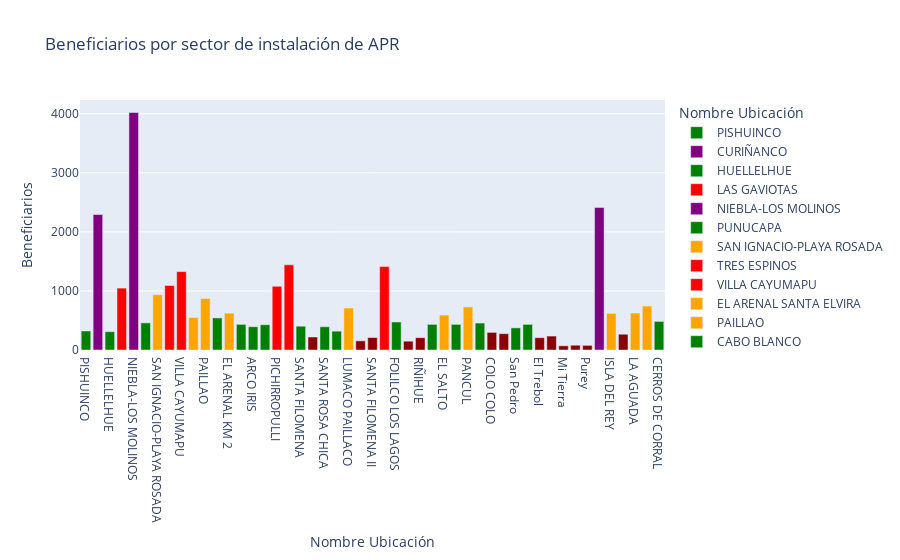

Notebook cell for this chart:
### Code cell
#Aca estamos llamando al set de datos de la tabla,que viene precargado en la librería

fig = px.bar(tabla, x="Nombre Ubicación", y="Beneficiarios",color="Nombre Ubicación",
             title="Beneficiarios por sector de instalación de APR",
             color_discrete_sequence=color_beneficiario)
fig.show()

### Figure 1 — Plotly figure (JSON) as saved in the notebook; plotly's stock layout.template omitted (floating-point values rounded to 4 significant figures)
{"data": [{"alignmentgroup": "True", "hovertemplate": "Nombre Ubicación=%{x}<br>Beneficiarios=%{y}<extra></extra>", "legendgroup": "PISHUINCO", "marker": {"color": "green", "pattern": {"shape": ""}}, "name": "PISHUINCO", "offsetgroup": "PISHUINCO", "orientation": "v", "showlegend": true, "textposition": "auto", "type": "bar", "x": ["PISHUINCO"], "xaxis": "x", "y": [322], "yaxis": "y"}, {"alignmentgroup": "True", "hovertemplate": "Nombre Ubicación=%{x}<br>Beneficiarios=%{y}<extra></extra>", "legendgroup": "CURIÑANCO", "marker": {"color": "purple", "pattern": {"shape": ""}}, "name": "CURIÑANCO", "offsetgroup": "CURIÑANCO", "orientation": "v", "showlegend": true, "textposition": "auto", "type": "bar", "x": ["CURIÑANCO"], "xaxis": "x", "y": [2294], "yaxis": "y"}, {"alignmentgroup": "True", "hovertemplate": "Nombre Ubicación=%{x}<br>Beneficiarios=%{y}<extra></extra>", "legendgroup": "HUELLELHUE", "marker": {"color": "green", "pattern": {"shape": ""}}, "name": "HUELLELHUE", "offsetgroup": "HUELLELHUE", "orientation": "v", "showlegend": true, "textposition": "auto", "type": "bar", "x": ["HUELLELHUE"], "xaxis": "x", "y": [310], "yaxis": "y"}, {"alignmentgroup": "True", "hovertemplate": "Nombre Ubicación=%{x}<br>Beneficiarios=%{y}<extra></extra>", "legendgroup": "LAS GAVIOTAS", "marker": {"color": "red", "pattern": {"shape": ""}}, "name": "LAS GAVIOTAS", "offsetgroup": "LAS GAVIOTAS", "orientation": "v", "showlegend": true, "textposition": "auto", "type": "bar", "x": ["LAS GAVIOTAS"], "xaxis": "x", "y": [1048], "yaxis": "y"}, {"alignmentgroup": "True", "hovertemplate": "Nombre Ubicación=%{x}<br>Beneficiarios=%{y}<extra></extra>", "legendgroup": "NIEBLA-LOS MOLINOS", "marker": {"color": "purple", "pattern": {"shape": ""}}, "name": "NIEBLA-LOS MOLINOS", "offsetgroup": "NIEBLA-LOS MOLINOS", "orientation": "v", "showlegend": true, "textposition": "auto", "type": "bar", "x": ["NIEBLA-LOS MOLINOS"], "xaxis": "x", "y": [4021], "yaxis": "y"}, {"alignmentgroup": "True", "hovertemplate": "Nombre Ubicación=%{x}<br>Beneficiarios=%{y}<extra></extra>", "legendgroup": "PUNUCAPA", "marker": {"color": "green", "pattern": {"shape": ""}}, "name": "PUNUCAPA", "offsetgroup": "PUNUCAPA", "orientation": "v", "showlegend": true, "textposition": "auto", "type": "bar", "x": ["PUNUCAPA"], "xaxis": "x", "y": [459], "yaxis": "y"}, {"alignmentgroup": "True", "hovertemplate": "Nombre Ubicación=%{x}<br>Beneficiarios=%{y}<extra></extra>", "legendgroup": "SAN IGNACIO-PLAYA ROSADA", "marker": {"color": "orange", "pattern": {"shape": ""}}, "name": "SAN IGNACIO-PLAYA ROSADA", "offsetgroup": "SAN IGNACIO-PLAYA ROSADA", "orientation": "v", "showlegend": true, "textposition": "auto", "type": "bar", "x": ["SAN IGNACIO-PLAYA ROSADA"], "xaxis": "x", "y": [936], "yaxis": "y"}, {"alignmentgroup": "True", "hovertemplate": "Nombre Ubicación=%{x}<br>Beneficiarios=%{y}<extra></extra>", "legendgroup": "TRES ESPINOS", "marker": {"color": "red", "pattern": {"shape": ""}}, "name": "TRES ESPINOS", "offsetgroup": "TRES ESPINOS", "orientation": "v", "showlegend": true, "textposition": "auto", "type": "bar", "x": ["TRES ESPINOS"], "xaxis": "x", "y": [1091], "yaxis": "y"}, {"alignmentgroup": "True", "hovertemplate": "Nombre Ubicación=%{x}<br>Beneficiarios=%{y}<extra></extra>", "legendgroup": "VILLA CAYUMAPU", "marker": {"color": "red", "pattern": {"shape": ""}}, "name": "VILLA CAYUMAPU", "offsetgroup": "VILLA CAYUMAPU", "orientation": "v", "showlegend": true, "textposition": "auto", "type": "bar", "x": ["VILLA CAYUMAPU"], "xaxis": "x", "y": [1327], "yaxis": "y"}, {"alignmentgroup": "True", "hovertemplate": "Nombre Ubicación=%{x}<br>Beneficiarios=%{y}<extra></extra>", "legendgroup": "EL ARENAL SANTA ELVIRA", "marker": {"color": "orange", "pattern": {"shape": ""}}, "name": "EL ARENAL SANTA ELVIRA", "offsetgroup": "EL ARENAL SANTA ELVIRA", "orientation": "v", "showlegend": true, "textposition": "auto", "type": "bar", "x": ["EL ARENAL SANTA ELVIRA"], "xaxis": "x", "y": [549], "yaxis": "y"}, {"alignmentgroup": "True", "hovertemplate": "Nombre Ubicación=%{x}<br>Beneficiarios=%{y}<extra></extra>", "legendgroup": "PAILLAO", "marker": {"color": "orange", "pattern": {"shape": ""}}, "name": "PAILLAO", "offsetgroup": "PAILLAO", "orientation": "v", "showlegend": true, "textposition": "auto", "type": "bar", "x": ["PAILLAO"], "xaxis": "x", "y": [871], "yaxis": "y"}, {"alignmentgroup": "True", "hovertemplate": "Nombre Ubicación=%{x}<br>Beneficiarios=%{y}<extra></extra>", "legendgroup": "CABO BLANCO", "marker": {"color": "green", "pattern": {"shape": ""}}, "name": "CABO BLANCO", "offsetgroup": "CABO BLANCO", "orientation": "v", "showlegend": true, "textposition": "auto", "type": "bar", "x": ["CABO BLANCO"], "xaxis": "x", "y": [543], "yaxis": "y"}, {"alignmentgroup": "True", "hovertemplate": "Nombre Ubicación=%{x}<br>Beneficiarios=%{y}<extra></extra>", "legendgroup": "EL ARENAL KM 2", "marker": {"color": "orange", "pattern": {"shape": ""}}, "name": "EL ARENAL KM 2", "offsetgroup": "EL ARENAL KM 2", "orientation": "v", "showlegend": true, "textposition": "auto", "type": "bar", "x": ["EL ARENAL KM 2"], "xaxis": "x", "y": [623], "yaxis": "y"}, {"alignmentgroup": "True", "hovertemplate": "Nombre Ubicación=%{x}<br>Beneficiarios=%{y}<extra></extra>", "legendgroup": "Chabelita", "marker": {"color": "green", "pattern": {"shape": ""}}, "name": "Chabelita", "offsetgroup": "Chabelita", "orientation": "v", "showlegend": true, "textposition": "auto", "type": "bar", "x": ["Chabelita"], "xaxis": "x", "y": [434], "yaxis": "y"}, {"alignmentgroup": "True", "hovertemplate": "Nombre Ubicación=%{x}<br>Beneficiarios=%{y}<extra></extra>", "legendgroup": "ARCO IRIS", "marker": {"color": "green", "pattern": {"shape": ""}}, "name": "ARCO IRIS", "offsetgroup": "ARCO IRIS", "orientation": "v", "showlegend": true, "textposition": "auto", "type": "bar", "x": ["ARCO IRIS"], "xaxis": "x", "y": [394], "yaxis": "y"}, {"alignmentgroup": "True", "hovertemplate": "Nombre Ubicación=%{x}<br>Beneficiarios=%{y}<extra></extra>", "legendgroup": "EL LLOLLY", "marker": {"color": "green", "pattern": {"shape": ""}}, "name": "EL LLOLLY", "offsetgroup": "EL LLOLLY", "orientation": "v", "showlegend": true, "textposition": "auto", "type": "bar", "x": ["EL LLOLLY"], "xaxis": "x", "y": [428], "yaxis": "y"}, {"alignmentgroup": "True", "hovertemplate": "Nombre Ubicación=%{x}<br>Beneficiarios=%{y}<extra></extra>", "legendgroup": "PICHIRROPULLI", "marker": {"color": "red", "pattern": {"shape": ""}}, "name": "PICHIRROPULLI", "offsetgroup": "PICHIRROPULLI", "orientation": "v", "showlegend": true, "textposition": "auto", "type": "bar", "x": ["PICHIRROPULLI"], "xaxis": "x", "y": [1079], "yaxis": "y"}, {"alignmentgroup": "True", "hovertemplate": "Nombre Ubicación=%{x}<br>Beneficiarios=%{y}<extra></extra>", "legendgroup": "REUMEN", "marker": {"color": "red", "pattern": {"shape": ""}}, "name": "REUMEN", "offsetgroup": "REUMEN", "orientation": "v", "showlegend": true, "textposition": "auto", "type": "bar", "x": ["REUMEN"], "xaxis": "x", "y": [1442], "yaxis": "y"}, {"alignmentgroup": "True", "hovertemplate": "Nombre Ubicación=%{x}<br>Beneficiarios=%{y}<extra></extra>", "legendgroup": "SANTA FILOMENA", "marker": {"color": "green", "pattern": {"shape": ""}}, "name": "SANTA FILOMENA", "offsetgroup": "SANTA FILOMENA", "orientation": "v", "showlegend": true, "textposition": "auto", "type": "bar", "x": ["SANTA FILOMENA"], "xaxis": "x", "y": [403], "yaxis": "y"}, {"alignmentgroup": "True", "hovertemplate": "Nombre Ubicación=%{x}<br>Beneficiarios=%{y}<extra></extra>", "legendgroup": "MANAO", "marker": {"color": "darkred", "pattern": {"shape": ""}}, "name": "MANAO", "offsetgroup": "MANAO", "orientation": "v", "showlegend": true, "textposition": "auto", "type": "bar", "x": ["MANAO"], "xaxis": "x", "y": [220], "yaxis": "y"}, {"alignmentgroup": "True", "hovertemplate": "Nombre Ubicación=%{x}<br>Beneficiarios=%{y}<extra></extra>", "legendgroup": "SANTA ROSA CHICA", "marker": {"color": "green", "pattern": {"shape": ""}}, "name": "SANTA ROSA CHICA", "offsetgroup": "SANTA ROSA CHICA", "orientation": "v", "showlegend": true, "textposition": "auto", "type": "bar", "x": ["SANTA ROSA CHICA"], "xaxis": "x", "y": [394], "yaxis": "y"}, {"alignmentgroup": "True", "hovertemplate": "Nombre Ubicación=%{x}<br>Beneficiarios=%{y}<extra></extra>", "legendgroup": "SANTA ROSA GRANDE", "marker": {"color": "green", "pattern": {"shape": ""}}, "name": "SANTA ROSA GRANDE", "offsetgroup": "SANTA ROSA GRANDE", "orientation": "v", "showlegend": true, "textposition": "auto", "type": "bar", "x": ["SANTA ROSA GRANDE"], "xaxis": "x", "y": [319], "yaxis": "y"}, {"alignmentgroup": "True", "hovertemplate": "Nombre Ubicación=%{x}<br>Beneficiarios=%{y}<extra></extra>", "legendgroup": "LUMACO PAILLACO", "marker": {"color": "orange", "pattern": {"shape": ""}}, "name": "LUMACO PAILLACO", "offsetgroup": "LUMACO PAILLACO", "orientation": "v", "showlegend": true, "textposition": "auto", "type": "bar", "x": ["LUMACO PAILLACO"], "xaxis": "x", "y": [710], "yaxis": "y"}, {"alignmentgroup": "True", "hovertemplate": "Nombre Ubicación=%{x}<br>Beneficiarios=%{y}<extra></extra>", "legendgroup": "EL MAITEN", "marker": {"color": "darkred", "pattern": {"shape": ""}}, "name": "EL MAITEN", "offsetgroup": "EL MAITEN", "orientation": "v", "showlegend": true, "textposition": "auto", "type": "bar", "x": ["EL MAITEN"], "xaxis": "x", "y": [155], "yaxis": "y"}, {"alignmentgroup": "True", "hovertemplate": "Nombre Ubicación=%{x}<br>Beneficiarios=%{y}<extra></extra>", "legendgroup": "SANTA FILOMENA II", "marker": {"color": "darkred", "pattern": {"shape": ""}}, "name": "SANTA FILOMENA II", "offsetgroup": "SANTA FILOMENA II", "orientation": "v", "showlegend": true, "textposition": "auto", "type": "bar", "x": ["SANTA FILOMENA II"], "xaxis": "x", "y": [211], "yaxis": "y"}, {"alignmentgroup": "True", "hovertemplate": "Nombre Ubicación=%{x}<br>Beneficiarios=%{y}<extra></extra>", "legendgroup": "ANTILHUE", "marker": {"color": "red", "pattern": {"shape": ""}}, "name": "ANTILHUE", "offsetgroup": "ANTILHUE", "orientation": "v", "showlegend": true, "textposition": "auto", "type": "bar", "x": ["ANTILHUE"], "xaxis": "x", "y": [1414], "yaxis": "y"}, {"alignmentgroup": "True", "hovertemplate": "Nombre Ubicación=%{x}<br>Beneficiarios=%{y}<extra></extra>", "legendgroup": "FOLILCO LOS LAGOS", "marker": {"color": "green", "pattern": {"shape": ""}}, "name": "FOLILCO LOS LAGOS", "offsetgroup": "FOLILCO LOS LAGOS", "orientation": "v", "showlegend": true, "textposition": "auto", "type": "bar", "x": ["FOLILCO LOS LAGOS"], "xaxis": "x", "y": [474], "yaxis": "y"}, {"alignmentgroup": "True", "hovertemplate": "Nombre Ubicación=%{x}<br>Beneficiarios=%{y}<extra></extra>", "legendgroup": "QUILQUILCO", "marker": {"color": "darkred", "pattern": {"shape": ""}}, "name": "QUILQUILCO", "offsetgroup": "QUILQUILCO", "orientation": "v", "showlegend": true, "textposition": "auto", "type": "bar", "x": ["QUILQUILCO"], "xaxis": "x", "y": [149], "yaxis": "y"}, {"alignmentgroup": "True", "hovertemplate": "Nombre Ubicación=%{x}<br>Beneficiarios=%{y}<extra></extra>", "legendgroup": "RIÑIHUE", "marker": {"color": "darkred", "pattern": {"shape": ""}}, "name": "RIÑIHUE", "offsetgroup": "RIÑIHUE", "orientation": "v", "showlegend": true, "textposition": "auto", "type": "bar", "x": ["RIÑIHUE"], "xaxis": "x", "y": [208], "yaxis": "y"}, {"alignmentgroup": "True", "hovertemplate": "Nombre Ubicación=%{x}<br>Beneficiarios=%{y}<extra></extra>", "legendgroup": "USTARITZ", "marker": {"color": "green", "pattern": {"shape": ""}}, "name": "USTARITZ", "offsetgroup": "USTARITZ", "orientation": "v", "showlegend": true, "textposition": "auto", "type": "bar", "x": ["USTARITZ"], "xaxis": "x", "y": [434], "yaxis": "y"}, {"alignmentgroup": "True", "hovertemplate": "Nombre Ubicación=%{x}<br>Beneficiarios=%{y}<extra></extra>", "legendgroup": "EL SALTO", "marker": {"color": "orange", "pattern": {"shape": ""}}, "name": "EL SALTO", "offsetgroup": "EL SALTO", "orientation": "v", "showlegend": true, "textposition": "auto", "type": "bar", "x": ["EL SALTO"], "xaxis": "x", "y": [592], "yaxis": "y"}, {"alignmentgroup": "True", "hovertemplate": "Nombre Ubicación=%{x}<br>Beneficiarios=%{y}<extra></extra>", "legendgroup": "PELLINADA LAS QUINIENTAS", "marker": {"color": "green", "pattern": {"shape": ""}}, "name": "PELLINADA LAS QUINIENTAS", "offsetgroup": "PELLINADA LAS QUINIENTAS", "orientation": "v", "showlegend": true, "textposition": "auto", "type": "bar", "x": ["PELLINADA LAS QUINIENTAS"], "xaxis": "x", "y": [434], "yaxis": "y"}, {"alignmentgroup": "True", "hovertemplate": "Nombre Ubicación=%{x}<br>Beneficiarios=%{y}<extra></extra>", "legendgroup": "PANCUL", "marker": {"color": "orange", "pattern": {"shape": ""}}, "name": "PANCUL", "offsetgroup": "PANCUL", "orientation": "v", "showlegend": true, "textposition": "auto", "type": "bar", "x": ["PANCUL"], "xaxis": "x", "y": [729], "yaxis": "y"}, {"alignmentgroup": "True", "hovertemplate": "Nombre Ubicación=%{x}<br>Beneficiarios=%{y}<extra></extra>", "legendgroup": "LOS COLIGÜES", "marker": {"color": "green", "pattern": {"shape": ""}}, "name": "LOS COLIGÜES", "offsetgroup": "LOS COLIGÜES", "orientation": "v", "showlegend": true, "textposition": "auto", "type": "bar", "x": ["LOS COLIGÜES"], "xaxis": "x", "y": [456], "yaxis": "y"}, {"alignmentgroup": "True", "hovertemplate": "Nombre Ubicación=%{x}<br>Beneficiarios=%{y}<extra></extra>", "legendgroup": "COLO COLO", "marker": {"color": "darkred", "pattern": {"shape": ""}}, "name": "COLO COLO", "offsetgroup": "COLO COLO", "orientation": "v", "showlegend": true, "textposition": "auto", "type": "bar", "x": ["COLO COLO"], "xaxis": "x", "y": [298], "yaxis": "y"}, {"alignmentgroup": "True", "hovertemplate": "Nombre Ubicación=%{x}<br>Beneficiarios=%{y}<extra></extra>", "legendgroup": "LAS HUELLLAS", "marker": {"color": "darkred", "pattern": {"shape": ""}}, "name": "LAS HUELLLAS", "offsetgroup": "LAS HUELLLAS", "orientation": "v", "showlegend": true, "textposition": "auto", "type": "bar", "x": ["LAS HUELLLAS"], "xaxis": "x", "y": [276], "yaxis": "y"}, {"alignmentgroup": "True", "hovertemplate": "Nombre Ubicación=%{x}<br>Beneficiarios=%{y}<extra></extra>", "legendgroup": "San Pedro", "marker": {"color": "green", "pattern": {"shape": ""}}, "name": "San Pedro", "offsetgroup": "San Pedro", "orientation": "v", "showlegend": true, "textposition": "auto", "type": "bar", "x": ["San Pedro"], "xaxis": "x", "y": [375], "yaxis": "y"}, {"alignmentgroup": "True", "hovertemplate": "Nombre Ubicación=%{x}<br>Beneficiarios=%{y}<extra></extra>", "legendgroup": "Lipingue", "marker": {"color": "green", "pattern": {"shape": ""}}, "name": "Lipingue", "offsetgroup": "Lipingue", "orientation": "v", "showlegend": true, "textposition": "auto", "type": "bar", "x": ["Lipingue"], "xaxis": "x", "y": [434], "yaxis": "y"}, {"alignmentgroup": "True", "hovertemplate": "Nombre Ubicación=%{x}<br>Beneficiarios=%{y}<extra></extra>", "legendgroup": "El Trebol", "marker": {"color": "darkred", "pattern": {"shape": ""}}, "name": "El Trebol", "offsetgroup": "El Trebol", "orientation": "v", "showlegend": true, "textposition": "auto", "type": "bar", "x": ["El Trebol"], "xaxis": "x", "y": [208], "yaxis": "y"}, {"alignmentgroup": "True", "hovertemplate": "Nombre Ubicación=%{x}<br>Beneficiarios=%{y}<extra></extra>", "legendgroup": "Collico Sur", "marker": {"color": "darkred", "pattern": {"shape": ""}}, "name": "Collico Sur", "offsetgroup": "Collico Sur", "orientation": "v", "showlegend": true, "textposition": "auto", "type": "bar", "x": ["Collico Sur"], "xaxis": "x", "y": [236], "yaxis": "y"}, {"alignmentgroup": "True", "hovertemplate": "Nombre Ubicación=%{x}<br>Beneficiarios=%{y}<extra></extra>", "legendgroup": "Mi Tierra", "marker": {"color": "darkred", "pattern": {"shape": ""}}, "name": "Mi Tierra", "offsetgroup": "Mi Tierra", "orientation": "v", "showlegend": true, "textposition": "auto", "type": "bar", "x": ["Mi Tierra"], "xaxis": "x", "y": [71], "yaxis": "y"}, {"alignmentgroup": "True", "hovertemplate": "Nombre Ubicación=%{x}<br>Beneficiarios=%{y}<extra></extra>", "legendgroup": "Puñaco", "marker": {"color": "darkred", "pattern": {"shape": ""}}, "name": "Puñaco", "offsetgroup": "Puñaco", "orientation": "v", "showlegend": true, "textposition": "auto", "type": "bar", "x": ["Puñaco"], "xaxis": "x", "y": [81], "yaxis": "y"}, {"alignmentgroup": "True", "hovertemplate": "Nombre Ubicación=%{x}<br>Beneficiarios=%{y}<extra></extra>", "legendgroup": "Purey", "marker": {"color": "darkred", "pattern": {"shape": ""}}, "name": "Purey", "offsetgroup": "Purey", "orientation": "v", "showlegend": true, "textposition": "auto", "type": "bar", "x": ["Purey"], "xaxis": "x", "y": [78], "yaxis": "y"}, {"alignmentgroup": "True", "hovertemplate": "Nombre Ubicación=%{x}<br>Beneficiarios=%{y}<extra></extra>", "legendgroup": "AMARGO-SAN CARLOS", "marker": {"color": "purple", "pattern": {"shape": ""}}, "name": "AMARGO-SAN CARLOS", "offsetgroup": "AMARGO-SAN CARLOS", "orientation": "v", "showlegend": true, "textposition": "auto", "type": "bar", "x": ["AMARGO-SAN CARLOS"], "xaxis": "x", "y": [2412], "yaxis": "y"}, {"alignmentgroup": "True", "hovertemplate": "Nombre Ubicación=%{x}<br>Beneficiarios=%{y}<extra></extra>", "legendgroup": "ISLA DEL REY", "marker": {"color": "orange", "pattern": {"shape": ""}}, "name": "ISLA DEL REY", "offsetgroup": "ISLA DEL REY", "orientation": "v", "showlegend": true, "textposition": "auto", "type": "bar", "x": ["ISLA DEL REY"], "xaxis": "x", "y": [620], "yaxis": "y"}, {"alignmentgroup": "True", "hovertemplate": "Nombre Ubicación=%{x}<br>Beneficiarios=%{y}<extra></extra>", "legendgroup": "ISLA MANCERA", "marker": {"color": "darkred", "pattern": {"shape": ""}}, "name": "ISLA MANCERA", "offsetgroup": "ISLA MANCERA", "orientation": "v", "showlegend": true, "textposition": "auto", "type": "bar", "x": ["ISLA MANCERA"], "xaxis": "x", "y": [267], "yaxis": "y"}, {"alignmentgroup": "True", "hovertemplate": "Nombre Ubicación=%{x}<br>Beneficiarios=%{y}<extra></extra>", "legendgroup": "LA AGUADA", "marker": {"color": "orange", "pattern": {"shape": ""}}, "name": "LA AGUADA", "offsetgroup": "LA AGUADA", "orientation": "v", "showlegend": true, "textposition": "auto", "type": "bar", "x": ["LA AGUADA"], "xaxis": "x", "y": [626], "yaxis": "y"}, {"alignmentgroup": "True", "hovertemplate": "Nombre Ubicación=%{x}<br>Beneficiarios=%{y}<extra></extra>", "legendgroup": "CHAIHUIN", "marker": {"color": "orange", "pattern": {"shape": ""}}, "name": "CHAIHUIN", "offsetgroup": "CHAIHUIN", "orientation": "v", "showlegend": true, "textposition": "auto", "type": "bar", "x": ["CHAIHUIN"], "xaxis": "x", "y": [744], "yaxis": "y"}, {"alignmentgroup": "True", "hovertemplate": "Nombre Ubicación=%{x}<br>Beneficiarios=%{y}<extra></extra>", "legendgroup": "CERROS DE CORRAL", "marker": {"color": "green", "pattern": {"shape": ""}}, "name": "CERROS DE CORRAL", "offsetgroup": "CERROS DE CORRAL", "orientation": "v", "showlegend": true, "textposition": "auto", "type": "bar", "x": ["CERROS DE CORRAL"], "xaxis": "x", "y": [484], "yaxis": "y"}], "layout": {"autosize": true, "barmode": "relative", "legend": {"title": {"text": "Nombre Ubicación"}, "tracegroupgap": 0}, "title": {"text": "Beneficiarios por sector de instalación de APR"}, "xaxis": {"anchor": "y", "autorange": true, "categoryarray": ["PISHUINCO", "CURIÑANCO", "HUELLELHUE", "LAS GAVIOTAS", "NIEBLA-LOS MOLINOS", "PUNUCAPA", "SAN IGNACIO-PLAYA ROSADA", "TRES ESPINOS", "VILLA CAYUMAPU", "EL ARENAL SANTA ELVIRA", "PAILLAO", "CABO BLANCO", "EL ARENAL KM 2", "Chabelita", "ARCO IRIS", "EL LLOLLY", "PICHIRROPULLI", "REUMEN", "SANTA FILOMENA", "MANAO", "SANTA ROSA CHICA", "SANTA ROSA GRANDE", "LUMACO PAILLACO", "EL MAITEN", "SANTA FILOMENA II", "ANTILHUE", "FOLILCO LOS LAGOS", "QUILQUILCO", "RIÑIHUE", "USTARITZ", "EL SALTO", "PELLINADA LAS QUINIENTAS", "PANCUL", "LOS COLIGÜES", "COLO COLO", "LAS HUELLLAS", "San Pedro", "Lipingue", "El Trebol", "Collico Sur", "Mi Tierra", "Puñaco", "Purey", "AMARGO-SAN CARLOS", "ISLA DEL REY", "ISLA MANCERA", "LA AGUADA", "CHAIHUIN", "CERROS DE CORRAL"], "categoryorder": "array", "domain": [0, 1], "range": [-0.5, 48.5], "title": {"text": "Nombre Ubicación"}, "type": "category"}, "yaxis": {"anchor": "x", "autorange": true, "domain": [0, 1], "range": [0, 4233.0], "title": {"text": "Beneficiarios"}, "type": "linear"}}}
